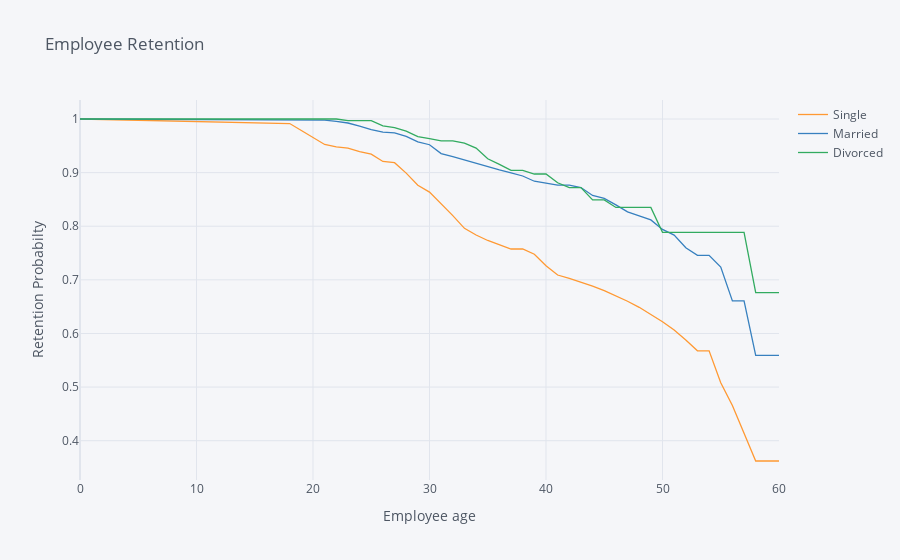

The cell this chart's notebook holds for it:
### Code cell
# Marital Staturs by employee age.
group_field = 'MaritalStatus'
time_field = 'Age'
event_field = 'Attrition'
result5 = survival(data, group_field, time_field, event_field)
result5.iplot(kind = 'line', xTitle ='Employee age' , yTitle = 'Retention Probabilty', title = 'Employee Retention')

### Figure 1 — Plotly figure (JSON) as saved in the notebook; plotly's stock layout.template omitted (floating-point values rounded to 4 significant figures)
{"data": [{"line": {"color": "rgba(255, 153, 51, 1.0)", "dash": "solid", "shape": "linear", "width": 1.3}, "mode": "lines", "name": "Single", "text": "", "type": "scatter", "x": [0, 18, 19, 20, 21, 22, 23, 24, 25, 26, 27, 28, 29, 30, 31, 32, 33, 34, 35, 36, 37, 38, 39, 40, 41, 42, 43, 44, 45, 46, 47, 48, 49, 50, 51, 52, 53, 54, 55, 56, 57, 58, 59, 60], "y": [1, 0.9915, 0.9786, 0.9657, 0.9525, 0.9481, 0.9459, 0.9391, 0.9346, 0.9208, 0.9185, 0.899, 0.8765, 0.8636, 0.8421, 0.8198, 0.7961, 0.7837, 0.7734, 0.7659, 0.7575, 0.7575, 0.7477, 0.7263, 0.709, 0.7027, 0.6957, 0.6882, 0.6799, 0.6705, 0.6601, 0.6488, 0.636, 0.6219, 0.6064, 0.588, 0.5677, 0.5677, 0.508, 0.4656, 0.4139, 0.3622, 0.3622, 0.3622]}, {"line": {"color": "rgba(55, 128, 191, 1.0)", "dash": "solid", "shape": "linear", "width": 1.3}, "mode": "lines", "name": "Married", "text": "", "type": "scatter", "x": [0, 18, 19, 20, 21, 22, 23, 24, 25, 26, 27, 28, 29, 30, 31, 32, 33, 34, 35, 36, 37, 38, 39, 40, 41, 42, 43, 44, 45, 46, 47, 48, 49, 50, 51, 52, 53, 54, 55, 56, 57, 58, 59, 60], "y": [1, 0.9978, 0.9978, 0.9978, 0.9978, 0.9955, 0.9925, 0.9865, 0.9804, 0.9757, 0.9741, 0.9675, 0.9573, 0.952, 0.9355, 0.9297, 0.9235, 0.9171, 0.9103, 0.9052, 0.8996, 0.8937, 0.884, 0.8805, 0.8766, 0.8766, 0.8721, 0.8574, 0.8521, 0.8399, 0.8267, 0.8195, 0.8118, 0.7941, 0.7835, 0.7598, 0.7457, 0.7457, 0.7238, 0.6608, 0.6608, 0.5592, 0.5592, 0.5592]}, {"line": {"color": "rgba(50, 171, 96, 1.0)", "dash": "solid", "shape": "linear", "width": 1.3}, "mode": "lines", "name": "Divorced", "text": "", "type": "scatter", "x": [0, 18, 19, 20, 21, 22, 23, 24, 25, 26, 27, 28, 29, 30, 31, 32, 33, 34, 35, 36, 37, 38, 39, 40, 41, 42, 43, 44, 45, 46, 47, 48, 49, 50, 51, 52, 53, 54, 55, 56, 57, 58, 59, 60], "y": [1, 1, 1, 1, 1, 1, 0.9969, 0.9969, 0.9969, 0.9873, 0.9841, 0.9774, 0.967, 0.9633, 0.9594, 0.9594, 0.955, 0.9458, 0.9258, 0.9153, 0.9041, 0.9041, 0.8974, 0.8974, 0.8811, 0.8719, 0.8719, 0.849, 0.849, 0.8351, 0.8351, 0.8351, 0.8351, 0.7887, 0.7887, 0.7887, 0.7887, 0.7887, 0.7887, 0.7887, 0.7887, 0.676, 0.676, 0.676]}], "layout": {"autosize": true, "legend": {"bgcolor": "#F5F6F9", "font": {"color": "#4D5663"}}, "paper_bgcolor": "#F5F6F9", "plot_bgcolor": "#F5F6F9", "title": {"font": {"color": "#4D5663"}, "text": "Employee Retention"}, "xaxis": {"autorange": true, "gridcolor": "#E1E5ED", "range": [0, 60], "showgrid": true, "tickfont": {"color": "#4D5663"}, "title": {"font": {"color": "#4D5663"}, "text": "Employee age"}, "type": "linear", "zerolinecolor": "#E1E5ED"}, "yaxis": {"autorange": true, "gridcolor": "#E1E5ED", "range": [0.3267, 1.035], "showgrid": true, "tickfont": {"color": "#4D5663"}, "title": {"font": {"color": "#4D5663"}, "text": "Retention Probabilty"}, "type": "linear", "zerolinecolor": "#E1E5ED"}}}
